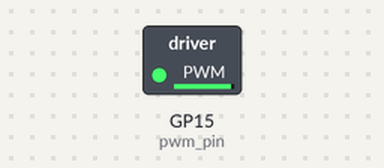
Simulated run of this program. Board: Raspberry Pi Pico running MicroPython. Shown: switched loads named in the program (green lamp = pin HIGH). At 0.0 s the program stops and its outputs stay as they are.

Above: at 0.1 s.
Timing chart, 0 to 1.5 s (numbered marks = the images above):
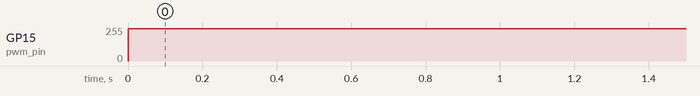

The program:

17_dc_motor.py
```python
from machine import Pin, PWM


# any GPIO pin can also be a PWM pin
# let's use this one because you already have an LED around it
pwm_pin = PWM(Pin(15))

# frequency: how many times in a second the pin is turned on and off
# 1000 works fine for an LED
pwm_pin.freq(10000)

# this is the largest integer you can fit in 16 bits
max_duty_cycle = 65535

# duty cycle: what percentage of the time, the pin is on
duty_cycle = int(0.95 * max_duty_cycle)


pwm_pin.duty_u16(duty_cycle)
```

Measured:
- by itself, GP15 (pwm_pin): 0/255 → 242/255 at 0.00 s
